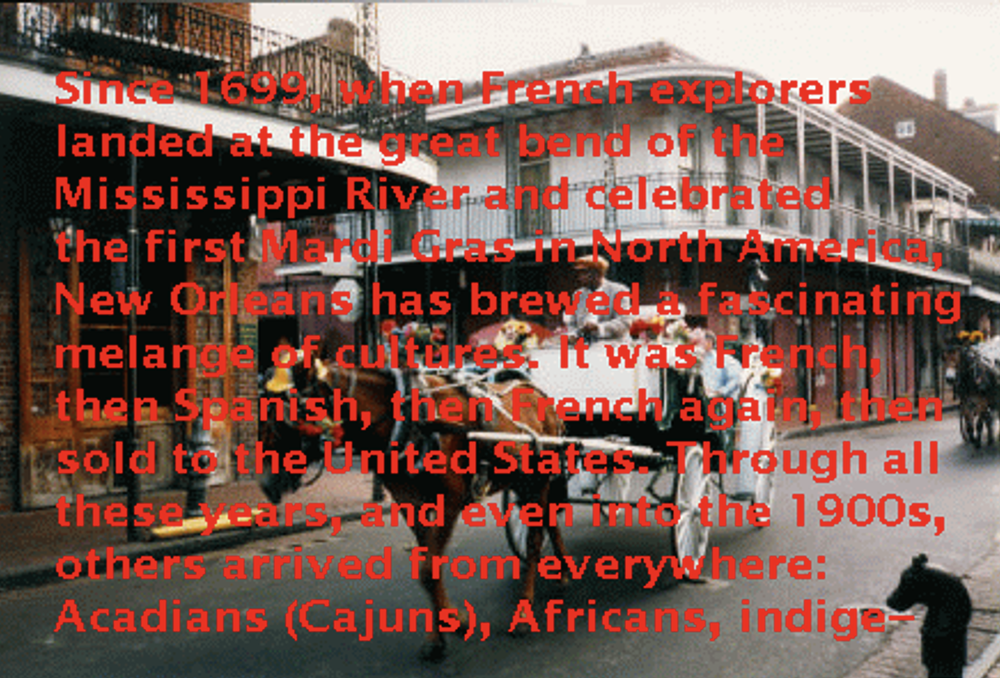
#> input picture bertalmio_im1.png, 1000 x 678 px, shrunk from 1524 x 1034 before the run
$ jupyter execute bertalmio.ipynb
#> lines starting #> are read from the running program, lines starting #| are printed output that depends on the picture; after the words box and inside, x2 and y2 are one past the last pixel; in counts of white or black regions, pixels touching at a corner belong together
[cell 1]
import cv2
import numpy as np
import matplotlib.pyplot as plt
import plotly.express as px

[cell 2]
img = cv2.imread('bertalmio_im1.png')
#> img is the input picture: shape (678, 1000, 3); mean B, G, R 84.3, 92.5, 125.3
px.imshow(img)

[cell 3]
import cv2
import numpy as np

# 1. Charger l'image
image = cv2.imread('bertalmio_im1.png')
if image is None:
    print("Image introuvable !")
    exit()

# 2. Définir la couleur cible (Attention: OpenCV utilise le format BGR)
# Le texte est un rouge pur ou presque : [Bleu=0, Vert=0, Rouge=255]
target_color = np.array([30, 35, 230]) # Un rouge un peu ajusté pour ton image

# 3. Calculer la distance de chaque pixel par rapport à la cible
# On utilise float32 pour éviter les erreurs d'overflow (dépassement de 255)
diff = image.astype(np.float32) - target_color
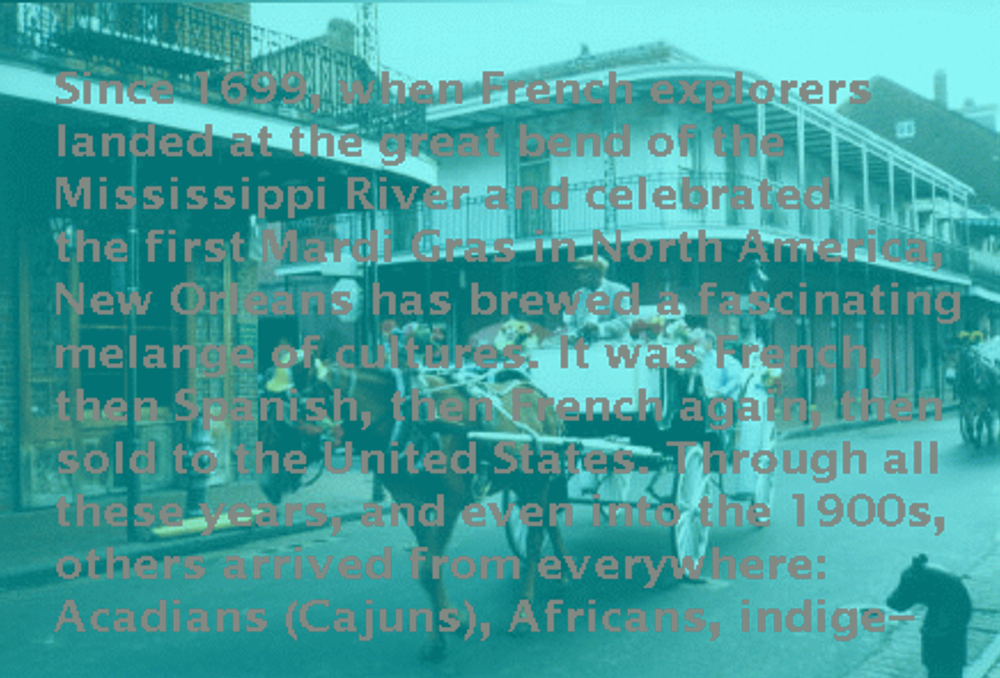
#> diff: shape (678, 1000, 3) float64; mean B, G, R 54.3, 57.5, -104.7; drawn with min black and max white
dist = np.sqrt(np.sum(diff**2, axis=2))
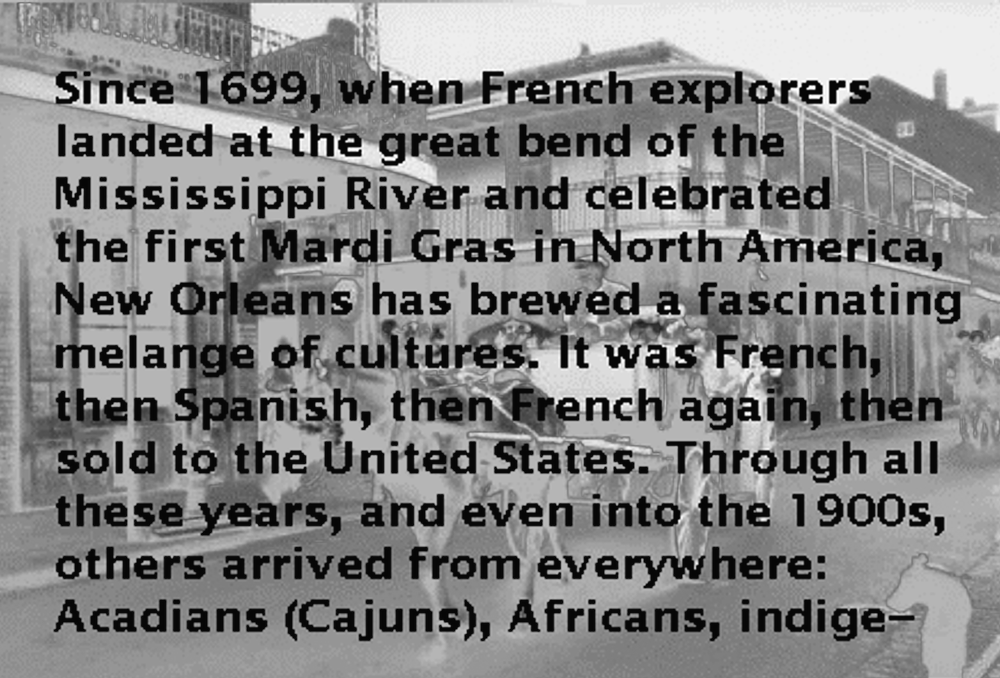
#> dist: shape (678, 1000) float64; min 8.54, max 315.5, mean 168.1; drawn with min black and max white

# 4. Créer le masque : si distance < seuil, alors c'est du texte (255), sinon fond (0)
# Ajuste le seuil (threshold) selon les résultats (entre 50 et 100 en général)
threshold = 50
mask = np.zeros(dist.shape, dtype=np.uint8)
mask[dist < threshold] = 255

# 5. Nettoyage rapide (pour enlever les petits pixels isolés)
kernel = np.ones((2,2), np.uint8)
mask = cv2.morphologyEx(mask, cv2.MORPH_OPEN, kernel)

plt.subplot(1, 2, 1)
plt.title("Image Originale")
plt.imshow(image)
plt.axis('off')

plt.subplot(1, 2, 2)
plt.title("Masque (Texte extrait)")
plt.imshow(mask, cmap='gray')
plt.axis('off')

plt.show()
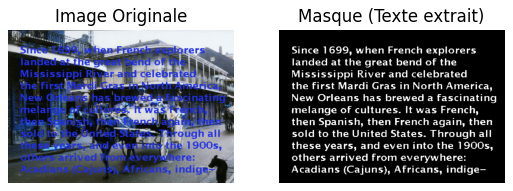
#> figure drawn by matplotlib, 2 panels; B, G, R data is drawn as R, G, B

    # Sauvegarde du masque pour ton inpainting
cv2.imwrite('mask_result.png', mask)
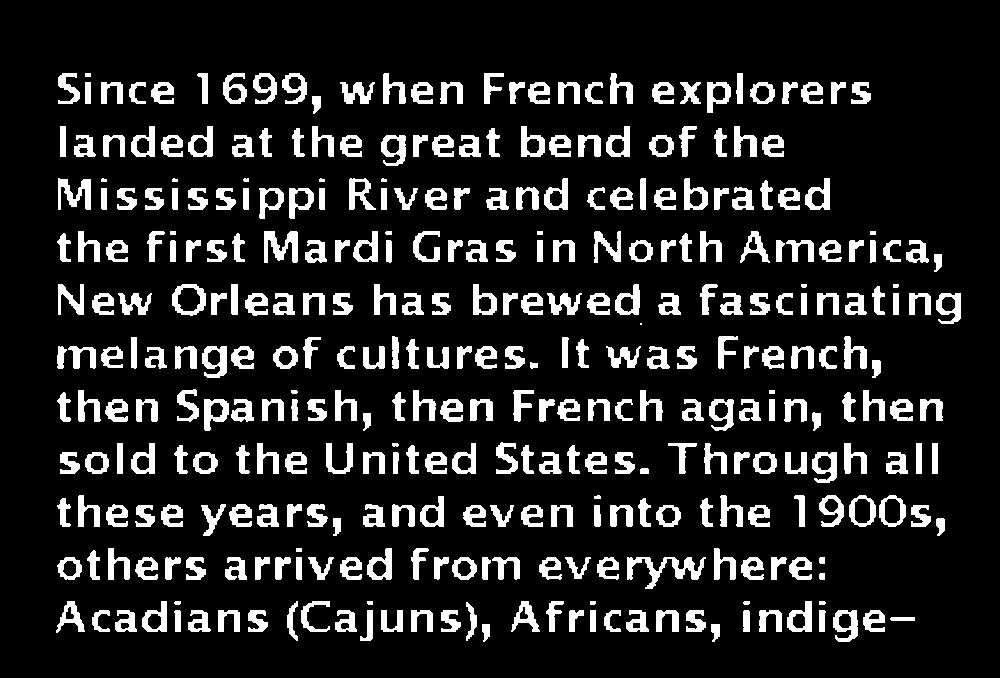
#> saved as mask_result.png: shape (678, 1000); 13.8% white; 357 white regions (1 under 20 px), largest, box (x1, y1, x2, y2) and area: (627, 557, 706, 589) 896, (264, 231, 298, 263) 642, (58, 178, 91, 210) 567

[cell 4]
# 1. On inverse le masque (le "1 - mask")
mask_inv = cv2.bitwise_not(mask)

# 2. On applique le ET logique bit à bit
# Tout ce qui est blanc (255) dans mask_inv reste, le reste devient noir (0)
img_result = cv2.bitwise_and(image, image, mask=mask_inv)
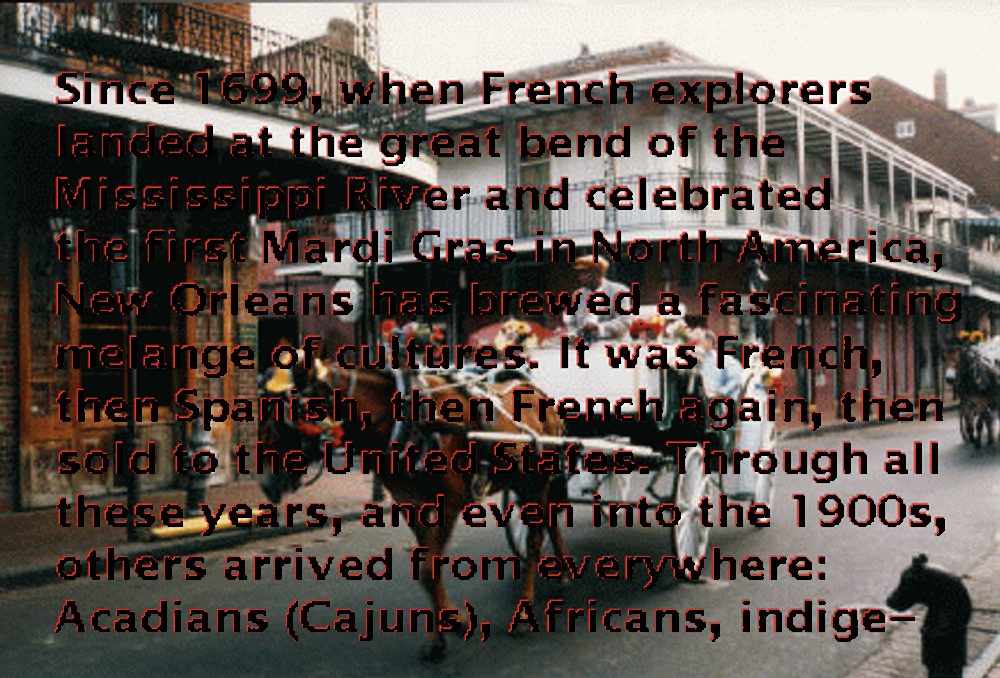
#> img_result: shape (678, 1000, 3); mean B, G, R 79, 85.1, 95.7

# Affichage direct
plt.imshow(cv2.cvtColor(img_result, cv2.COLOR_BGR2RGB))
plt.axis('off')
plt.show()

[cell 5]
img1 = cv2.imread('data/image1.png')
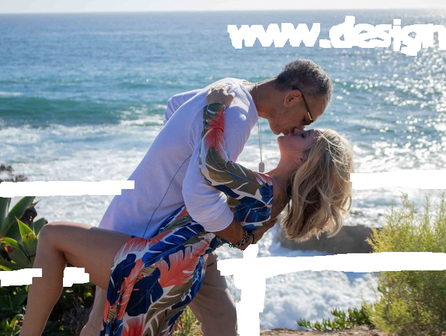
#> input picture data/image1.png, 446 x 336 px, shrunk from 680 x 512 before the run
#> img1 is the input picture: shape (336, 446, 3); mean B, G, R 158.2, 150.7, 144.7
mask1 = cv2.imread('data/mask1.png',0)
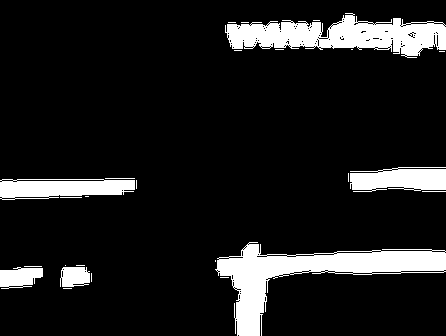
#> input picture data/mask1.png, 446 x 336 px, shrunk from 680 x 512 before the run
#> mask1: shape (336, 446); 11.7% white; 26 white regions (17 under 20 px), largest, box (x1, y1, x2, y2) and area: (215, 242, 446, 336) 6587, (225, 13, 446, 58) 5494, (0, 179, 135, 200) 2172
mask1 = 255 - mask1
img_u1 = cv2.bitwise_and(img1, img1, mask=mask1)
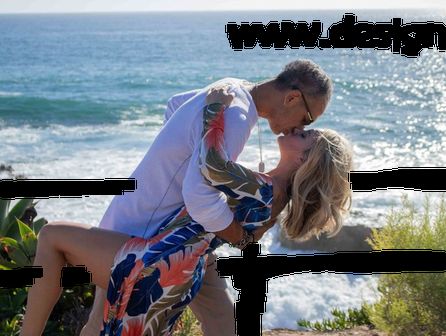
#> img_u1: shape (336, 446, 3); mean B, G, R 130, 122.6, 116.7
img_u1 = cv2.cvtColor(img_u1, cv2.COLOR_BGR2Luv)
#> img_u1: shape (336, 446, 3); mean of channels 0, 1, 2 127.4, 94.6, 129.3
px.imshow(img_u1)

[cell 6]
gy , gx , couleurs= np.gradient(img_u1)
#> gy: shape (336, 446, 3) float64; mean of channels 0, 1, 2 -0.4, 0, 0
#> gx: shape (336, 446, 3) float64; mean of channels 0, 1, 2 0.1, 0, 0
#> couleurs: shape (336, 446, 3) float64; mean of channels 0, 1, 2 -32.8, 0.9, 34.7
lapy ,poubelle , couleury = np.gradient(gy)
#> lapy: shape (336, 446, 3) float64; mean of channels 0, 1, 2 0, 0, 0
#> poubelle: shape (336, 446, 3) float64; mean of channels 0, 1, 2 0, 0, 0
#> couleury: shape (336, 446, 3) float64; mean of channels 0, 1, 2 0.5, 0.2, 0
poubelle , lapx,couleurx = np.gradient(gx)
#> lapx: shape (336, 446, 3) float64; mean of channels 0, 1, 2 0, 0, 0
#> couleurx: shape (336, 446, 3) float64; mean of channels 0, 1, 2 -0.1, 0, 0
px.imshow(lapy)
